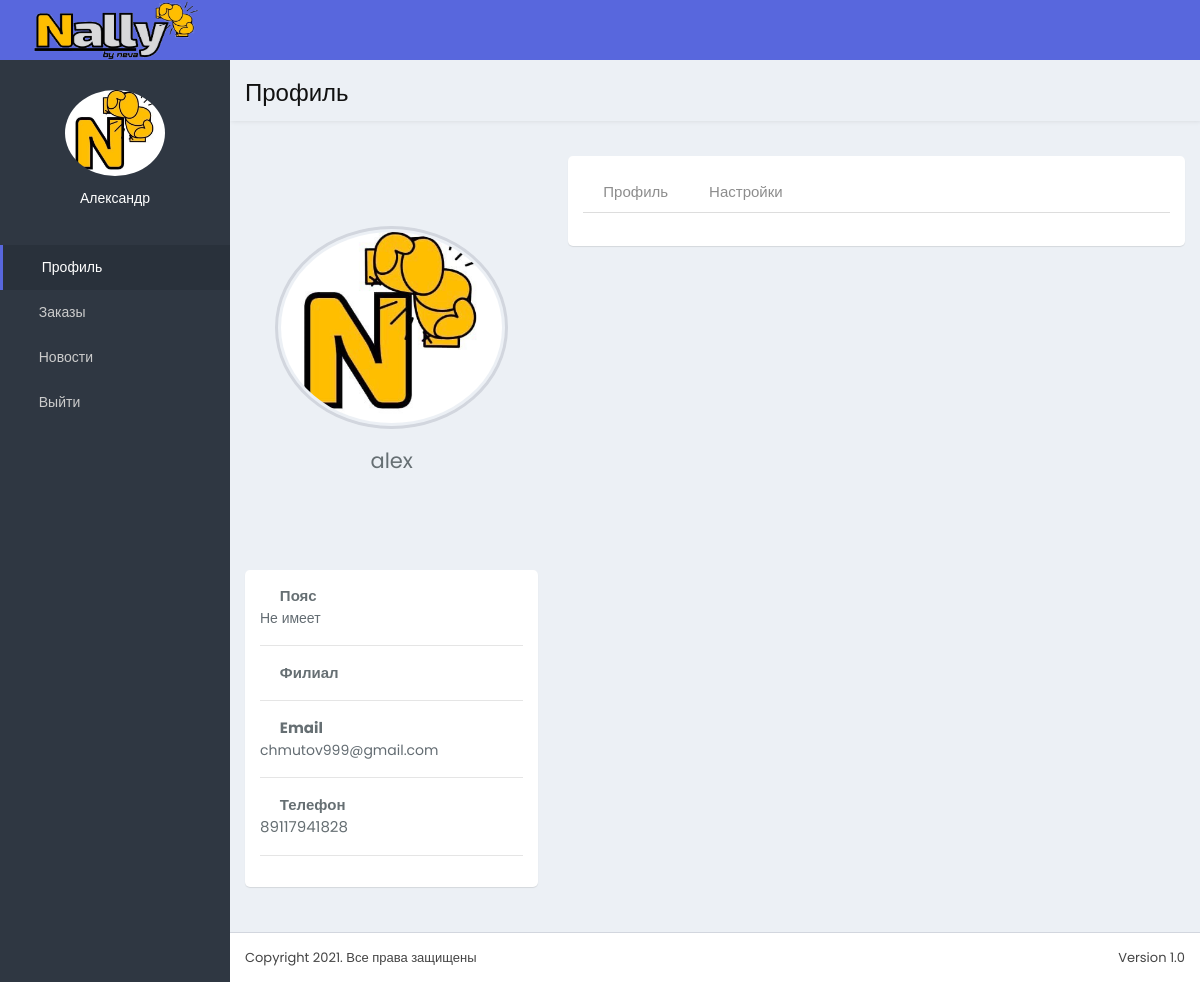
Page / (signed in) on the committed database.
### LK/models.py (models this page shows, shortened)
class User(AbstractUser):
    email = models.EmailField(unique=True)
    group = models.ForeignKey('Group', on_delete=models.PROTECT, null=True, verbose_name='Группа')
    bd = models.DateField(auto_now=False, auto_now_add=False, null=True, verbose_name='Дата рождения спортсмена')
    avatar = models.ImageField(upload_to='avatar/%Y/%m/%d/', null=True, blank=True, verbose_name='Аватарка')
    phone = models.IntegerField(null=True, verbose_name='Телефон')
    phone_dop = models.IntegerField(null=True, verbose_name='Дополнительный телефон')
    first_name_m = models.CharField(blank=True, null=True, max_length=50, verbose_name='Имя родителя')
    last_name_m = models.CharField(blank=True, null=True, max_length=50, verbose_name='Фамилия родителя')
    weight = models.IntegerField(blank=True, null=True, verbose_name='Вес спортсмена')
    passport = models.CharField(blank=True, null=True, verbose_name='Номер паспорта спортсмена', max_length=100)
    bio = models.TextField(null=True, max_length=1000, verbose_name='Описание')
    class Meta:
        verbose_name = 'Пользователь'
        verbose_name_plural = 'Пользователи'

### LK/views.py (the view)
# urls.py: path('', profile, name='profile'),
@login_required
def profile(request):
    form = UpdateForm(request.POST, request.FILES, instance=request.user)
    cert = Certificates.objects.filter(person=request.user) & Certificates.objects.filter(status=True)
    group = Group.objects.filter(name=request.user.group)
    if group.exists():
        filial = Filial.objects.filter(title=group[0].filial)
        club = Club.objects.filter(name=filial[0].club)
    else:
        filial = 'Не выбран'
        club = 'Не выбран'
    if request.method == 'POST':
        if form.is_valid():
            form.save()
        else:
            print(form.errors)
            pass
    form = UpdateForm()
    return render(request, 'lk/profile.html', {"form": form, "cert": cert, "filial": filial})

### LK/models.py (called while the page is built)
    def __str__(self):
        return self.title

    def __str__(self):
        return self.name

    def __str__(self):
        return self.name

### LK/templates/lk/profile.html (shortened to what this page needs)
{%extends 'base.html'%}
{%block content%}
 <div class="content-wrapper">
    <div class="content-header sty-one">
      <h1 class="text-black">Профиль</h1>
    </div>
     <div class="content">
      <div class="row">
        <div class="col-lg-4">
          <div class="user-profile-box m-b-3">
            <div class="box-profile text-dark">
              {%if user.avatar %}
              <img class="profile-user-img img-responsive img-circle m-b-2" src="{{user.avatar.url}}" alt="User profile pictures">
              {%else%}
              <img class="profile-user-img img-responsive img-circle m-b-2" src="https://shvsm-penza.ru/wp-content/uploads/2020/11/maxresdefault-1.jpg" alt="User profile picture">
              {%endif%}
              <h3 class="profile-username text-center">{{user.username}}</h3>
            </div>
          </div>
          <div class="info-box">
            <div class="box-body"> <strong><i class="fa fa-book margin-r-5"></i> Пояс</strong>
                {%if cert.belt%}
              <p class="text-muted"> {{cert.belt}} </p>
                {%else%}
              <p class="text-muted"> Не имеет </p>
                {%endif%}
              <hr>
              <strong><i class="fa fa-map-marker margin-r-5"></i> Филиал</strong>
              <hr>
              <strong><i class="fa fa-envelope margin-r-5"></i> Email</strong>
              <p class="text-muted">{{user.email}}</p>
              <hr>
              <strong><i class="fa fa-phone margin-r-5"></i> Телефон</strong>
              <p>{{user.phone}} </p>
              <hr>
            </div>
          </div>
        </div>
        <div class="col-lg-8">
          <div class="info-box">
            <div class="card tab-style1">
              <ul class="nav nav-tabs profile-tab" role="tablist">
                <li class="nav-item"> <a class="nav-link" data-toggle="tab" href="#profile" role="tab" aria-expanded="true">Профиль</a> </li>
                <li class="nav-item"> <a class="nav-link" data-toggle="tab" href="#settings" role="tab">Настройки</a> </li>
              </ul>
              </div>
            </div>
          </div>
        </div>
      </div>
    </div>
{%endblock%}

### templates/base.html (shortened to what this page needs)
{%load static%}
<!DOCTYPE html>
<html lang="en" style="height:auto; min-height:100%;">
<head>
<link rel="stylesheet" href="{%static '/lk/css/lk.min.css'%}">
<link rel="stylesheet" href="{%static 'css/style.css'%}">
<link rel="stylesheet" href="{%static 'css/font-awesome/css/font-awesome.min.css'%}">
<link rel="stylesheet" href="{%static 'css/et-line-font/et-line-font.css'%}">
<link rel="stylesheet" href="{%static 'css/themify-icons/themify-icons.css'%}">
<link rel="stylesheet" href="{%static 'plugins/datatables/css/dataTables.bootstrap.min.css'%}">
</head>
{%include 'inc/_nav.html'%}
{%block content%}
{%endblock%}
<footer class="main-footer">
    <div class="pull-right hidden-xs">Version 1.0</div>
    Copyright 2021. Все права защищены
</footer>
</div>
</body>
</html>

### templates/inc/_nav.html (shortened to what this page needs)
{%load static%}
<body class="hold-transition skin-blue sidebar-mini" style="height: auto; min-height:100%;">
<div class="wrapped boxed-wrapper" style="height: auto; min-height:100%;">
  <header class="main-header">
    <a href="{%url 'profile'%}" class="logo blue-bg">
    <span class="logo-lg"><img src="{{MEDIA_URL}}/logo/logo.png" alt="" style="height:60px;width:170px"></span> </a>
    <nav class="navbar blue-bg navbar-static-top">
      <ul class="nav navbar-nav pull-left">
        <li><a class="sidebar-toggle" data-toggle="push-menu" href=""></a> </li>
      </ul>
    </nav>
  </header>
<aside class="main-sidebar">
    <div class="sidebar">
      <div class="user-panel">
       <div class="image text-center">
         {%if user.avatar %}
              <img class="img-circle" src="{{user.avatar.url}}" alt="User profile picture">
              {%else%}
              <img class="img-circle" src="https://shvsm-penza.ru/wp-content/uploads/2020/11/maxresdefault-1.jpg" alt="User profile picture">
              {%endif%}
       </div>
        <div class="info">
          {%if user.is_authenticated%}
          <p>{{user.first_name}}</p>
          {%endif%}
          </div>
      </div>
      <ul class="sidebar-menu" data-widget="tree">
        <li> <a href="{%url 'profile'%}"> <i class="fa fa-user-o"></i> <span>Профиль</span></a></li>
        <li class="treeview"> <a href="#"> <i class="fa fa-envelope-o "></i> <span>Заказы</span>
        <span class="pull-right-container">
          <i class="fa fa-angle-left pull-right">
          </i>
        </span>
        </a>
        </li>
        <li> <a href="{%url 'news'%}"> <i class="fa fa-briefcase"></i> <span>Новости</span> </a></li>
        <li> <a href="{%url 'logout'%}"> <i class="fa fa-sign-out"></i> <span>Выйти</span> </a></li>
      </ul>
    </div>
  </aside>

### templates/inc/_nav.html (style rules this page uses)
.main-sidebar { background-attachment:fixed; background-size:0 100%; }

### rows in the picture
User: avatar (picture), first_name "Александр", username "alex", email "chmutov999@gmail.com", phone "89117941828"
